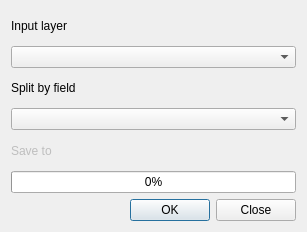
<?xml version="1.0" encoding="UTF-8"?>
<ui version="4.0">
 <class>LayersByFieldDialog</class>
 <widget class="QDialog" name="LayersByFieldDialog">
  <property name="geometry">
   <rect>
    <x>0</x>
    <y>0</y>
    <width>307</width>
    <height>232</height>
   </rect>
  </property>
  <property name="windowTitle">
   <string>Layers from field</string>
  </property>
  <property name="locale">
   <locale language="English" country="UnitedKingdom"/>
  </property>
  <layout class="QVBoxLayout" name="verticalLayout">
   <item>
    <widget class="QLabel" name="label">
     <property name="locale">
      <locale language="English" country="UnitedKingdom"/>
     </property>
     <property name="text">
      <string>Input layer</string>
     </property>
    </widget>
   </item>
   <item>
    <widget class="QComboBox" name="inputLayerCombo"/>
   </item>
   <item>
    <widget class="QLabel" name="label_2">
     <property name="locale">
      <locale language="English" country="UnitedKingdom"/>
     </property>
     <property name="text">
      <string>Split by field</string>
     </property>
    </widget>
   </item>
   <item>
    <widget class="QComboBox" name="splitFieldCombo"/>
   </item>
   <item>
    <widget class="QLabel" name="label_3">
     <property name="enabled">
      <bool>false</bool>
     </property>
     <property name="locale">
      <locale language="English" country="UnitedKingdom"/>
     </property>
     <property name="text">
      <string>Save to</string>
     </property>
    </widget>
   </item>
   <item>
    <widget class="QProgressBar" name="progressBar">
     <property name="locale">
      <locale language="English" country="UnitedKingdom"/>
     </property>
     <property name="value">
      <number>0</number>
     </property>
    </widget>
   </item>
   <item>
    <widget class="QDialogButtonBox" name="buttonBox">
     <property name="locale">
      <locale language="English" country="UnitedKingdom"/>
     </property>
     <property name="orientation">
      <enum>Qt::Horizontal</enum>
     </property>
     <property name="standardButtons">
      <set>QDialogButtonBox::Close|QDialogButtonBox::Ok</set>
     </property>
    </widget>
   </item>
  </layout>
 </widget>
 <resources/>
 <connections>
  <connection>
   <sender>buttonBox</sender>
   <signal>accepted()</signal>
   <receiver>LayersByFieldDialog</receiver>
   <slot>accept()</slot>
   <hints>
    <hint type="sourcelabel">
     <x>248</x>
     <y>254</y>
    </hint>
    <hint type="destinationlabel">
     <x>157</x>
     <y>274</y>
    </hint>
   </hints>
  </connection>
  <connection>
   <sender>buttonBox</sender>
   <signal>rejected()</signal>
   <receiver>LayersByFieldDialog</receiver>
   <slot>reject()</slot>
   <hints>
    <hint type="sourcelabel">
     <x>316</x>
     <y>260</y>
    </hint>
    <hint type="destinationlabel">
     <x>286</x>
     <y>274</y>
    </hint>
   </hints>
  </connection>
 </connections>
</ui>
